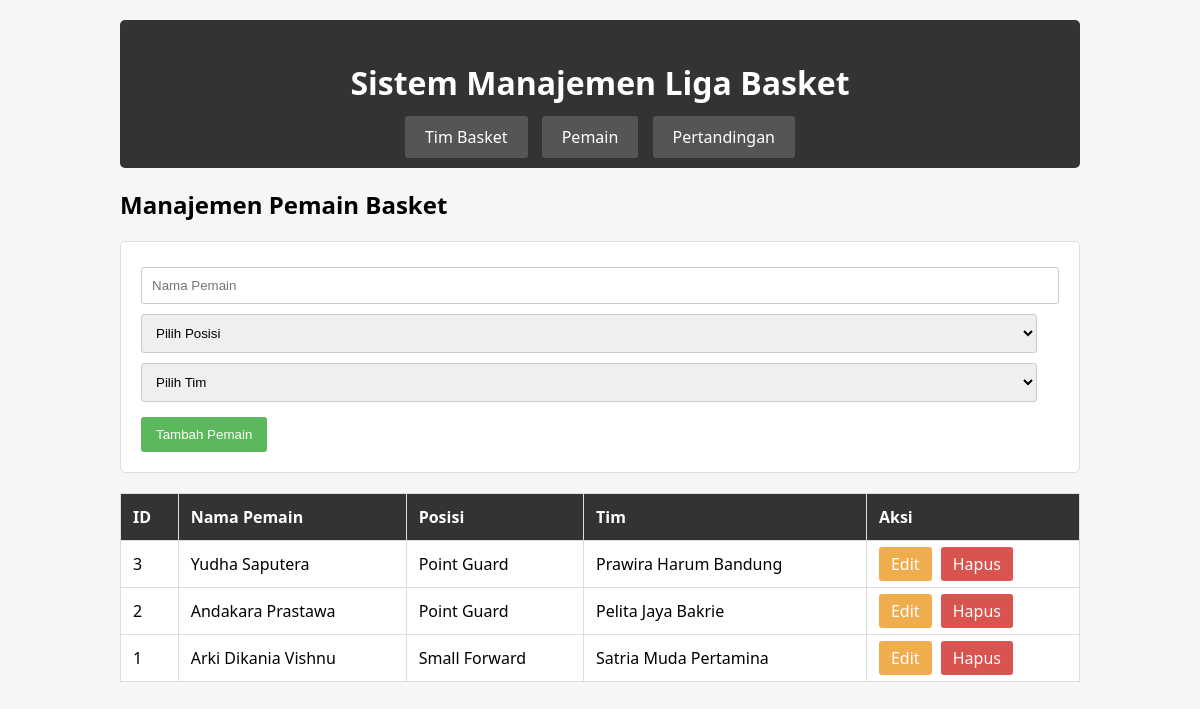
The page /TP7/index.php?page=players on the database its author committed.
### tables this page shows
CREATE TABLE `players` (
  `id` int(11) NOT NULL,
  `name` varchar(100) NOT NULL,
  `position` varchar(50) NOT NULL,
  `team_id` int(11) DEFAULT NULL
);

CREATE TABLE `teams` (
  `id` int(11) NOT NULL,
  `name` varchar(100) NOT NULL,
  `city` varchar(100) NOT NULL
);

### TP7/class/Player.php (called while the page is built, shortened)
<?php
require_once dirname(__DIR__) . '/config/db.php';
class Player {
    private $conn;
    private $table_name = "players";
    public function __construct() {
        $database = new Database();
        $this->conn = $database->getConnection();
    }
    public function readAll() {
        $query = "SELECT p.id, p.name, p.position, p.team_id, t.name as team_name
                  FROM " . $this->table_name . " p
                  LEFT JOIN teams t ON p.team_id = t.id
                  ORDER BY p.id DESC";
        $stmt = $this->conn->prepare($query);
        $stmt->execute();
        return $stmt;
    }
}
?>

### TP7/config/db.php (called while the page is built, shortened)
<?php
class Database {
    private $host = "localhost";
    private $dbname = "db_basket";
    private $username = "root";
    private $password = "";
    public function getConnection() {
        $this->conn = null;
        try {
            $this->conn = new PDO("mysql:host=" . $this->host . ";dbname=" . $this->dbname, $this->username, $this->password);
            $this->conn->setAttribute(PDO::ATTR_ERRMODE, PDO::ERRMODE_EXCEPTION);
        } catch(PDOException $exception) {
            echo "Connection error: " . $exception->getMessage();
        }
        return $this->conn;
    }
}
?>

### TP7/view/players.php (the view, shortened to what this page needs)
<?php
require_once dirname(__DIR__) . '/class/Player.php';
$playerObj = new Player();
$teamObj = new Team();
$editData = null;
$players = $playerObj->readAll();
$teamsList = $teamObj->readAll()->fetchAll(PDO::FETCH_ASSOC);
?>
<h2>Manajemen Pemain Basket</h2>
<div class="form-container">
    <?php if ($editData): ?>
        <form method="POST">
            <input type="hidden" name="id" value="<?= $editData['id'] ?>">
            <input type="text" name="name" value="<?= $editData['name'] ?>" required>
            <select name="position" required>
                <?php
                $positions = ['Point Guard', 'Shooting Guard', 'Small Forward', 'Power Forward', 'Center'];
                foreach ($positions as $pos) {
                    $selected = ($pos == $editData['position']) ? 'selected' : '';
                    echo "<option value='$pos' $selected>$pos</option>";
                }
                ?>
            </select>
            <select name="team_id" required>
                <?php foreach ($teamsList as $t) {
                    $selected = ($t['id'] == $editData['team_id']) ? 'selected' : '';
                ?>
                    <option value="<?= $t['id'] ?>" <?= $selected ?>><?= $t['name'] ?></option>
                <?php } ?>
            </select>
            <button type="submit" name="update_player" style="background: #f0ad4e;">Update Pemain</button>
            <a href="index.php?page=players" class="btn-cancel">Batal</a>
        </form>
    <?php else: ?>
        <form method="POST">
            <input type="text" name="name" placeholder="Nama Pemain" required>
            <select name="position" required>
                <option value="">Pilih Posisi</option>
            </select>
            <select name="team_id" required>
                <option value="">Pilih Tim</option>
            </select>
            <button type="submit" name="add_player">Tambah Pemain</button>
        </form>
    <?php endif; ?>
</div>
<table>
    <tr>
        <th>ID</th>
        <th>Nama Pemain</th>
        <th>Posisi</th>
        <th>Tim</th>
        <th>Aksi</th>
    </tr>
    <?php while ($row = $players->fetch(PDO::FETCH_ASSOC)) { ?>
    <tr>
        <td><?= $row['id'] ?></td>
        <td><?= $row['name'] ?></td>
        <td><?= $row['position'] ?></td>
        <td><?= $row['team_name'] ?: '<i>Tidak ada tim</i>' ?></td>
        <td>
            <a href="index.php?page=players&edit=<?= $row['id'] ?>" class="btn-edit">Edit</a>
            <a href="index.php?page=players&delete=<?= $row['id'] ?>" class="btn-delete" onclick="return confirm('Hapus pemain ini?')">Hapus</a>
        </td>
    </tr>
    <?php } ?>
</table>

### TP7/view/header.php (shortened to what this page needs)
<!DOCTYPE html>
<html lang="id">
<head>
    <link rel="stylesheet" href="style.css">
</head>
<body>
    <div class="container">
        <header>
            <h1>Sistem Manajemen Liga Basket</h1>
            <nav>
                <a href="index.php?page=teams">Tim Basket</a>
                <a href="index.php?page=players">Pemain</a>
                <a href="index.php?page=matches">Pertandingan</a>
            </nav>
        </header>
        <main>

### TP7/Index.php
<?php
include __DIR__ . '/view/header.php';
$page = isset($_GET['page']) ? $_GET['page'] : 'teams';
if ($page == 'teams') {
    include __DIR__ . '/view/teams.php';
} elseif ($page == 'players') {
    include __DIR__ . '/view/players.php';
} elseif ($page == 'matches') {
    include __DIR__ . '/view/matches.php';
} else {
    echo "<h2>Halaman tidak ditemukan.</h2>";
}
include __DIR__ . '/view/footer.php';
?>

### TP7/view/footer.php
</main>
    </div>
</body>
</html>

### TP7/Style.css (style rules this page uses)
body { font-family: 'Segoe UI', Tahoma, Geneva, Verdana, sans-serif; background-color: #f4f7f6; margin: 0; padding: 0; }
.container { width: 80%; margin: auto; overflow: hidden; padding: 20px; }
header { background: #333; color: #fff; padding: 20px 0; text-align: center; border-radius: 5px; margin-bottom: 20px; }
header nav a { color: #fff; text-decoration: none; padding: 10px 20px; background: #555; border-radius: 3px; margin: 0 5px; }
table { width: 100%; border-collapse: collapse; margin-top: 20px; background: #fff; }
table th, table td { padding: 12px; border: 1px solid #ddd; text-align: left; }
table th { background-color: #333; color: white; }
.form-container { background: #fff; padding: 20px; margin-bottom: 20px; border: 1px solid #ddd; border-radius: 5px; }
input[type="text"], input[type="number"], input[type="date"], select { padding: 10px; margin: 5px 0; width: calc(100% - 22px); border: 1px solid #ccc; border-radius: 3px; }
button { background: #5cb85c; color: white; border: none; padding: 10px 15px; cursor: pointer; border-radius: 3px; margin-top: 10px; }
.btn-edit { background: #f0ad4e; color: white; padding: 6px 12px; text-decoration: none; border-radius: 3px; margin-right: 5px; }
.btn-delete { background: #d9534f; color: white; padding: 6px 12px; text-decoration: none; border-radius: 3px; }

### rows shown on the page
players: id "3", name "Yudha Saputera", position "Point Guard", team.name "Prawira Harum Bandung"
players: id "2", name "Andakara Prastawa", position "Point Guard", team.name "Pelita Jaya Bakrie"
players: id "1", name "Arki Dikania Vishnu", position "Small Forward", team.name "Satria Muda Pertamina"
